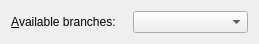
<ui version="4.0">
 <class>BranchUi</class>
 <widget class="QWidget" name="BranchUi">
  <property name="geometry">
   <rect>
    <x>0</x>
    <y>0</y>
    <width>259</width>
    <height>38</height>
   </rect>
  </property>
  <property name="windowTitle">
   <string/>
  </property>
  <layout class="QGridLayout" name="gridLayout">
   <item row="0" column="0">
    <widget class="QLabel" name="branchLA">
     <property name="text">
      <string>&amp;Available branches:</string>
     </property>
     <property name="buddy">
      <cstring>branchCO</cstring>
     </property>
    </widget>
   </item>
   <item row="0" column="1">
    <widget class="QComboBox" name="branchCO">
     <property name="toolTip">
      <string>Select your branch</string>
     </property>
    </widget>
   </item>
  </layout>
 </widget>
 <tabstops>
  <tabstop>branchCO</tabstop>
 </tabstops>
 <includes>
  <include location="local">qt_i18n.h</include>
 </includes>
 <resources/>
 <connections/>
</ui>
